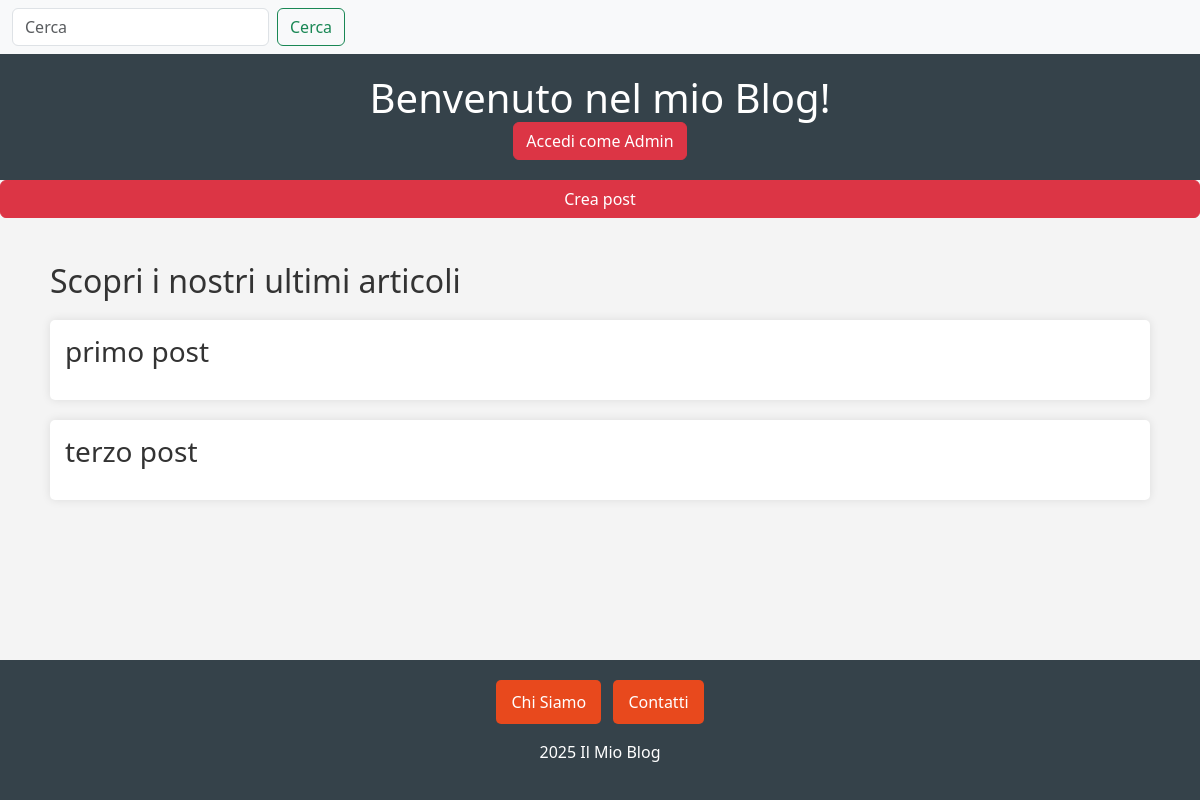
The app's page /, older data.
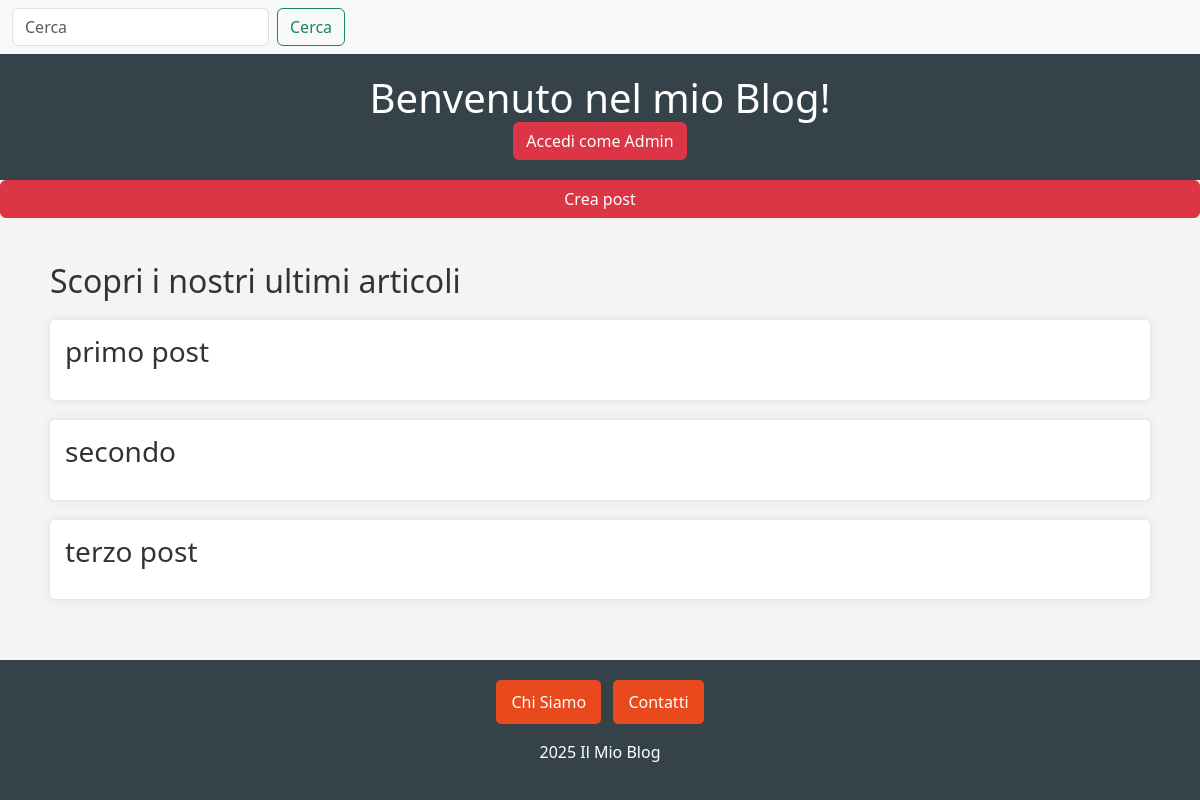
The same page, newer data.
### blog/models.py (models this page shows)
class Post(models.Model):
    title = models.CharField(max_length=200)
    body = models.TextField()
    created_at = models.DateTimeField(auto_now_add=True)

### blog/views.py (the view)
# urls.py: path('', home, name='home'),  # Home page
def home(request):
    posts = Post.objects.all()
    return render(request, 'blog/home.html', {'posts': posts})

### blog/templates/blog/home.html (shortened to what this page needs)
<!DOCTYPE html>
<html lang="it">
<head>
    <link rel="stylesheet" href="https://cdnjs.cloudflare.com/ajax/libs/font-awesome/5.15.4/css/all.min.css">
    <link href="https://cdn.jsdelivr.net/npm/bootstrap@5.3.0/dist/css/bootstrap.min.css" rel="stylesheet">
</head>
<body>
    <nav class="navbar bg-body-tertiary">
        <div class="container-fluid">
            <form method="get" action="{% url 'search_posts' %}" class="d-flex" role="search">
                <input class="form-control me-2" type="search" name="query" placeholder="Cerca" aria-label="Search">
                <button class="btn btn-outline-success" type="submit">Cerca</button>
            </form>
        </div>
    </nav>
    <header>
        <h1>Benvenuto nel mio Blog!</h1>
        <a href="{% url 'admin:index' %}" class="btn btn-danger">Accedi come Admin</a>
    </header>
    <a href="{% url 'post_new' %}" class="btn btn-danger">Crea post</a>
    <div class="container mt-4">
        <h2>Scopri i nostri ultimi articoli</h2>
        {% for post in posts %}
            <div class="post">
                <h3>{{ post.title }}</h3>
            </div>
        {% empty %}
            <p>Non ci sono post disponibili.</p>
        {% endfor %}
    </div>
    <footer>
        <nav>
            <ul class="list-inline">
                <li class="list-inline-item"><a href="{% url 'about' %}" class="btn-footer">Chi Siamo</a></li>
                <li class="list-inline-item"><a href="{% url 'contact' %}" class="btn-footer">Contatti</a></li>
            </ul>
        </nav>
        <p>2025 Il Mio Blog</p>
    </footer>
</body>
</html>

Row changes from the older to the newer data that the page shows:
added Post: title "secondo"
